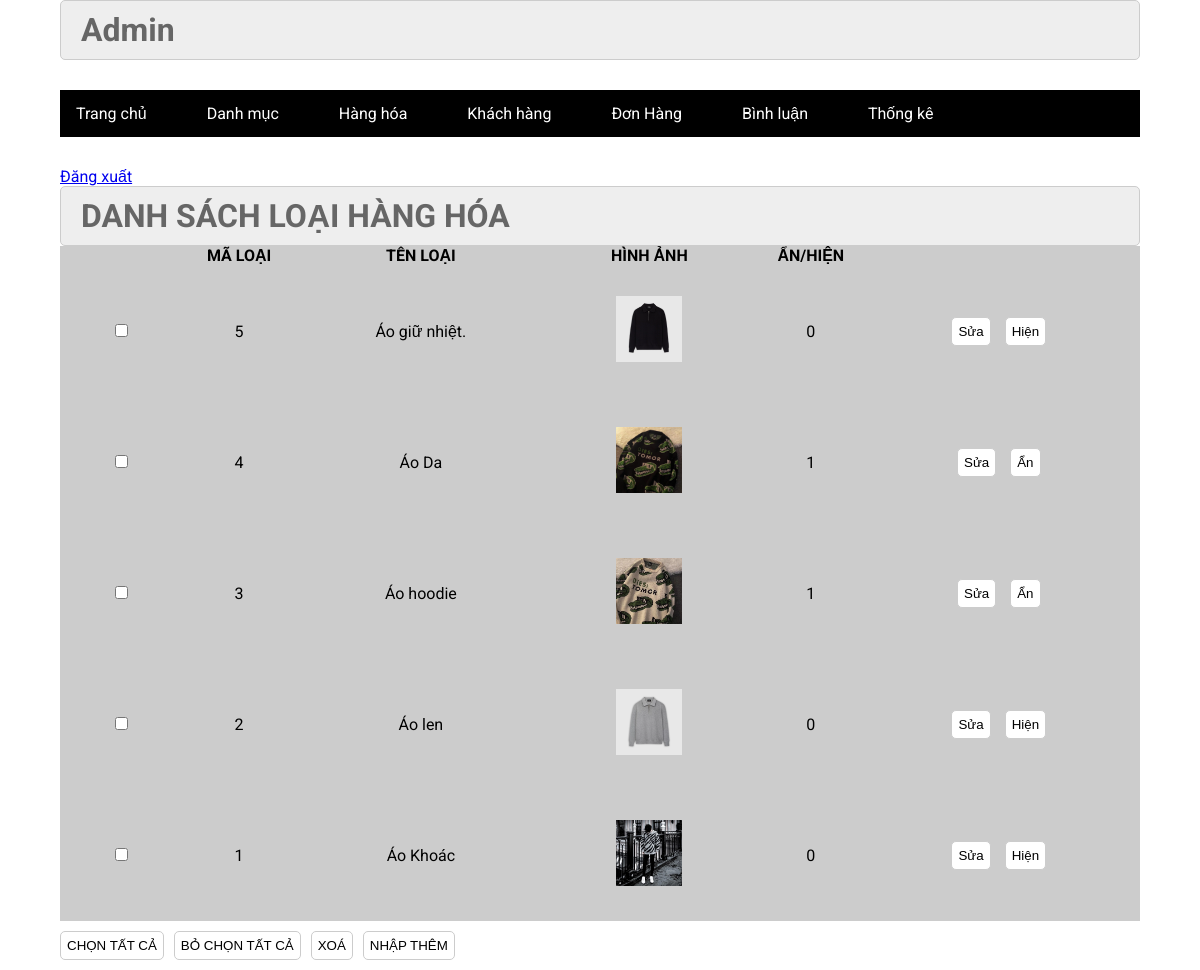
The page /index.php?pg=danhmuc (signed in) on the database its author committed.
### tables this page shows
CREATE TABLE `danhmuc` (
  `madm` int NOT NULL,
  `tendm` varchar(255) NOT NULL,
  `hinhanh` varchar(255) NOT NULL,
  `status` tinyint(1) DEFAULT '1'
);

### commons/function.php (called while the page is built, shortened)
<?php
function connection()
{
    try {
        $conn = new PDO("mysql:host=" . HOST . ";dbname=" . DBNAME . ";port=" . PORT . ";charset=utf8", USERNAME, PASSWORD);
        $conn->setAttribute(PDO::ATTR_ERRMODE, PDO::ERRMODE_EXCEPTION);
        return $conn;
    } catch (PDOException $e) {
        echo "Lỗi kết nối CSDL: " . $e->getMessage();
    }
}
function view($view, $data = [])
{
    extract($data);
    include_once "view/$view.php";
}

### controllers/admin/DanhMucController.php (called while the page is built, shortened)
<?php
class DanhMucController
{
    public function list()
    {
        $email = $_SESSION['email'] ?? '';
        $danhmucs = (new DanhMuc)->all();
        view("admin/danhmuc/list", ['danhmucs' => $danhmucs, 'email'=>$email]);
    }
}

### models/DanhMuc.php (called while the page is built, shortened)
<?php
class DanhMuc{
    public $conn = null;
    public function __construct(){
        $this->conn=connection();
    }
    public function all()
    {
        $sql = "SELECT * FROM danhmuc ORDER BY madm DESC";
        $stmt = $this->conn->prepare($sql);
        $stmt->execute();
        return $stmt->fetchAll(PDO::FETCH_ASSOC);
    }
}

### view/admin/danhmuc/list.php (the view, shortened to what this page needs)
<?php include_once "view/admin/header.php" ?>
<div class="row2">
    <div class="row2 font_title">
        <h1>DANH SÁCH LOẠI HÀNG HÓA</h1>
    </div>
    <div class="row2 form_content ">
        <form action="index.php?pg=delete" method="POST" id="deleteForm">
            <div class="row2 mb10 formds_loai">
                <table>
                    <tr>
                        <th></th>
                        <th>MÃ LOẠI</th>
                        <th>TÊN LOẠI</th>
                        <th>HÌNH ẢNH</th>
                        <th>ẨN/HIỆN</th>
                    </tr>
                    <?php foreach ($danhmucs as $danhmuc): ?>
                        <tr>
                            <td><input type="checkbox" name="madm[]" value="<?= $danhmuc['madm'] ?>"></td>
                            <td><?= $danhmuc['madm'] ?></td>
                            <td><?= $danhmuc['tendm'] ?></td>
                            <td>
                                <img src="<?= $danhmuc['hinhanh'] ?>" width="66"  alt="">
                            </td>
                            <td><?= $danhmuc['status'] ?></td>
                            <td><a style="color: black;" type="button" href="index.php?pg=edit&madm=<?= $danhmuc['madm'] ?>"><input class="mr20" type="button" value="Sửa"></a>
                                <?php if ($danhmuc['status'] == 1): ?>
                                    <a style="color: black;" type="button" href="index.php?pg=andm&action=an&madm=<?= $danhmuc['madm'] ?>"><input class="mr20" type="button" value="Ẩn"></a>
                                <?php else: ?>
                                    <a style="color: black;" type="button" href="index.php?pg=andm&action=show&madm=<?= $danhmuc['madm'] ?>"><input class="mr20" type="button" value="Hiện"></a>
                                <?php endif; ?>
                            </td>
                        </tr>
                    <?php endforeach ?>
                </table>
            </div>
            <div class="row mb10 ">
                <input class="mr20" type="button" id="selectAllButton" value="CHỌN TẤT CẢ">
                <input class="mr20" type="button" id="deselectAllButton" value="BỎ CHỌN TẤT CẢ">
                <input class="mr20" type="submit" onclick="return confirm('Bạn có chắc chắn muốn xóa?')" value="XOÁ">
                <a href="index.php?pg=add"> <input class="mr20" type="button" value="NHẬP THÊM"></a>
            </div>
        </form>
    </div>
</div>
<?php include_once "view/admin/footer.php" ?>

### assets/css/admin.css (style rules this page uses)
:root { --white-color:#fff; --black-color:#000; --text-color:#333; }
* { margin:0; padding:0; box-sizing:border-box; }
body { font-family:'Roboto', sans-serif; }
.row { display:flex; width:100%; }
.row2 { float:left; width:100%; }
.mb10 { margin-bottom:10px; }
form { text-align:center; }
.form_account input[type="reset"], .form_account input[type="submit"], .form_content input[type="submit"], .form_content input[type="reset"], .form_content input[type="button"] { padding:6px; background:white; border:1px solid #CCC; border-radius:5px; }
.font_title { background-color:#EEE; border:1px #CCC solid; color:#666; border-radius:5px; padding:10px 20px; }
.mr20 { margin-right:10px; }
.formds_loai table { width:100%; border-collapse:collapse; background-color:#ccc; padding:20px; }
.formds_loai table td { padding:10px 20px; border:1px #ccc solid; padding:30px; }

### rows shown on the page
danhmuc: madm "5", tendm "Áo giữ nhiệt.", hinhanh (picture), status "0"
danhmuc: madm "4", tendm "Áo Da", hinhanh (picture), status "1"
danhmuc: madm "3", tendm "Áo hoodie", hinhanh (picture), status "1"
danhmuc: madm "2", tendm "Áo len", hinhanh (picture), status "0"
danhmuc: madm "1", tendm "Áo Khoác", hinhanh (picture), status "0"
